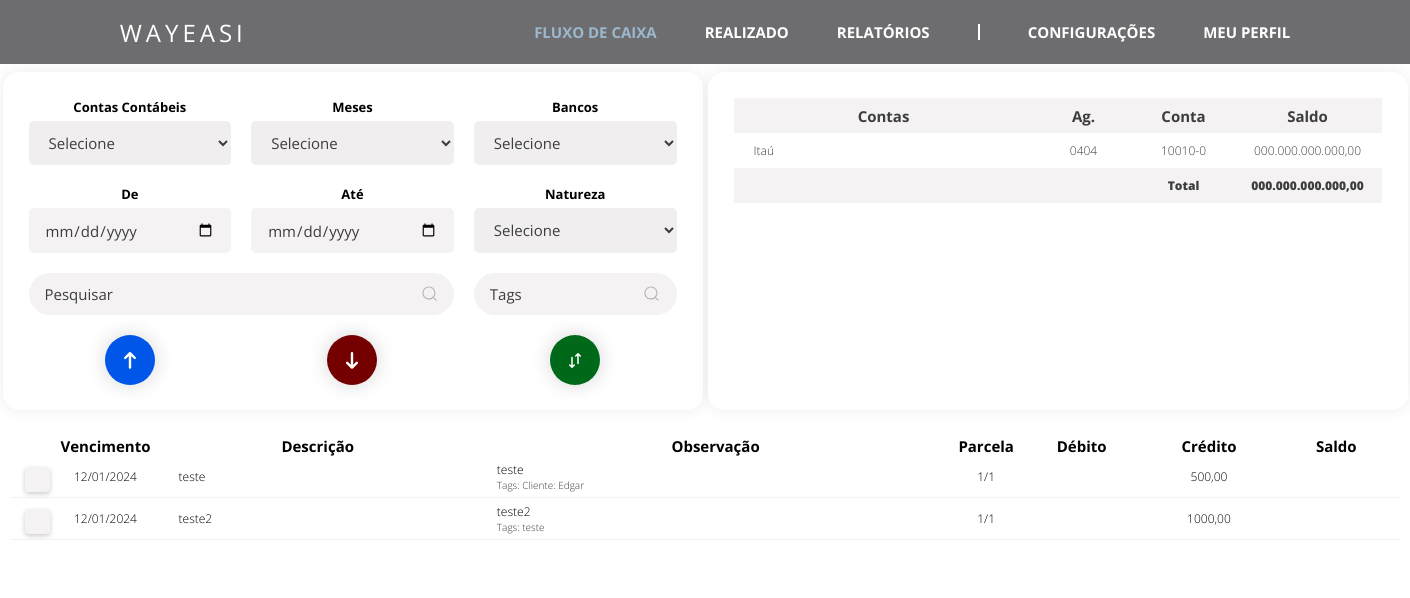
The app's page /fluxo_de_caixa/, older data.
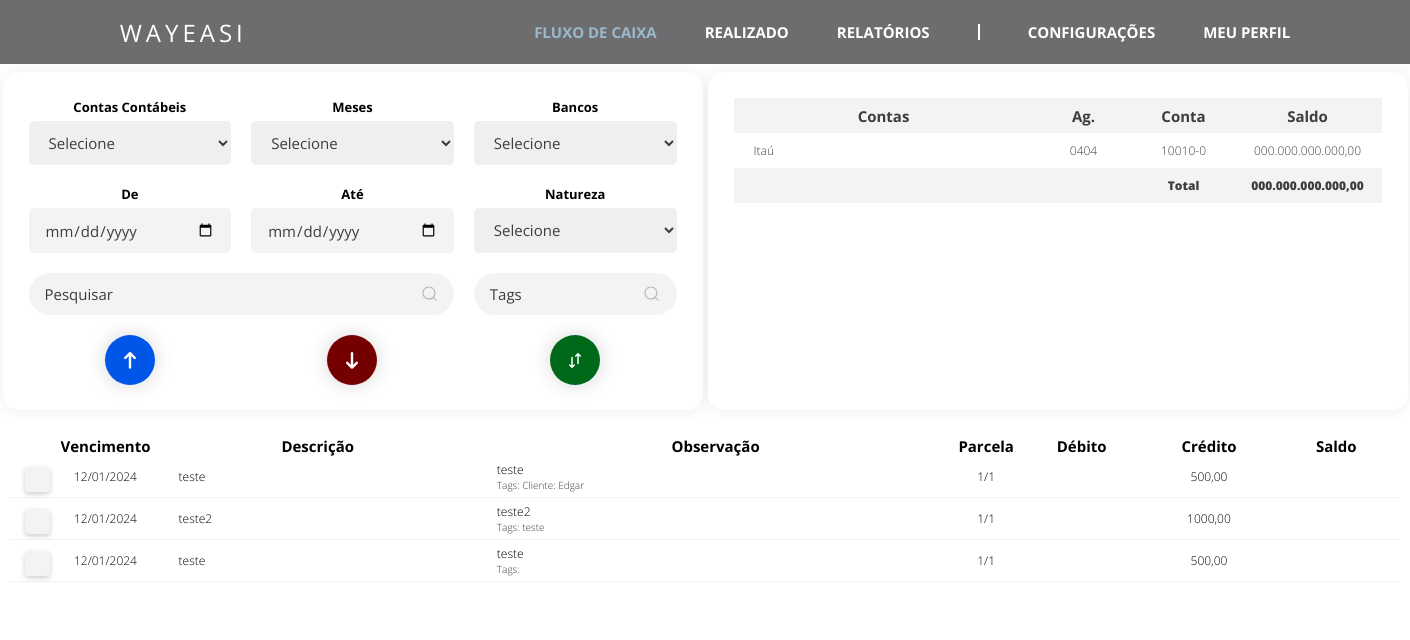
The same page, newer data.
### fluxo_de_caixa/models.py (models this page shows)
class Tabela_fluxo(models.Model):
    vencimento = models.DateField()
    descricao = models.CharField(max_length = 100)
    observacao = models.CharField(max_length = 100)
    valor = models.DecimalField(max_digits=13, decimal_places=2)
    conta_contabil = models.CharField(max_length = 100)
    parcelas = models.CharField(max_length=50)
    tags = models.CharField(max_length = 100)
    natureza = models.CharField(max_length=50)
    data_criacao = models.DateTimeField(auto_now_add=True)

### fluxo_de_caixa/views.py (the view, shortened to what this page needs)
# urls.py: path('', views.fluxo_de_caixa),
def fluxo_de_caixa(request):
    if request.method == "GET":
        Tabela_fluxo_list = Tabela_fluxo.objects.all()
        context = {'Tabela_fluxo_list': Tabela_fluxo_list}
        return render(request, 'fluxo_de_caixa.html', context)

### fluxo_de_caixa/templates/fluxo_de_caixa.html (shortened to what the changed rows need)
{% load static %}
<html lang="pt-br">
<head>
    <link rel="stylesheet" type="text/css" href="{% static 'css/fluxo-de-caixa.css' %}">
    <link rel="stylesheet" type="text/css" href="{% static 'css/styles.css' %}">
</head>
<body>
    <main class="main">
        <div class="box-grid-bancos">
            <div class="conteudo-tabela-bancos">
                <table class="tabela-bancos">
                    <thead class="cabecalho-bancos">
                        <tr class="linha-cabecalho-bancos">
                            <th class="contas-bancos-col" scope="col">Contas</th>
                            <th class="ag-bancos-col" scope="col">Ag.</th>
                            <th class="conta-bancos-col" scope="col">Conta</th>
                            <th class="saldo-bancos-col" scope="col">Saldo</th>
                        </tr>
                    </thead>
                </table>
            </div>
        </div>
    </main>
    <div class="conteudo-tabela-lancamentos">
        <table class="tabela-lancamentos">
            <thead class="cabecalho-lancamentos">
                <tr class="linha-cabecalho-lancamentos">
                    <th class="checkbox-col" scope="col"></th>
                    <th class="vencimento-col" scope="col">Vencimento</th>
                    <th class="descricao-col" scope="col">Descrição</th>
                    <th class="obs-col" scope="col">Observação</th>
                    <th class="parcela-col" scope="col">Parcela</th>
                    <th class="debito-col" scope="col">Débito</th>
                    <th class="credito-col" scope="col">Crédito</th>
                    <th class="saldo-col" scope="col">Saldo</th>
                </tr>
            </thead>
            <tbody>
                {% for fluxo_de_caixa in Tabela_fluxo_list %}
                <tr class="row-lancamentos" scope="row">
                    <td class="checkbox-row"><label class="checkbox-container"><input class="checkbox-personalizado" type="checkbox" data-id="{{ fluxo_de_caixa.id }}"><span class="checkmark"></span></label></td>
                    <td class="vencimento-row">{{ fluxo_de_caixa.vencimento|date:"d/m/Y" }}</td>
                    <td class="descricao-row">{{ fluxo_de_caixa.descricao }}</td>
                    <td class="obs-row">
                        {{ fluxo_de_caixa.observacao }}
                        <small class="d-block">Tags: {{ fluxo_de_caixa.tags }}</small>
                    </td>
                    <td class="parcela-row">{{ fluxo_de_caixa.parcelas }}</td>
                    {% if fluxo_de_caixa.natureza == 'Débito' %}
                        <td class="debito-row">{{ fluxo_de_caixa.valor }}</td>
                        <td class="credito-row"></td>
                    {% else %}
                        <td class="debito-row"></td>
                        <td class="credito-row">{{ fluxo_de_caixa.valor }}</td>
                    {% endif %}
                    <td class="saldo-row">{{ fluxo_de_caixa.saldo }}</td>
                </tr>
            {% endfor %}
            </tbody>
        </table>
    </div>
</body>
</html>

Row changes from the older to the newer data that the page shows:
added Tabela_fluxo: vencimento "12/01/2024", descricao "teste", observacao "teste", parcelas "1/1", valor "500,00"
